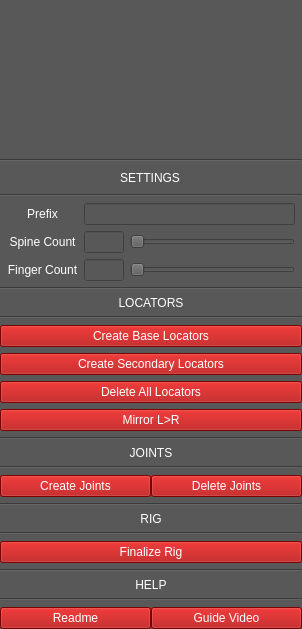
<?xml version="1.0" encoding="UTF-8"?>
<ui version="4.0">
 <class>wgAutoRigger</class>
 <widget class="QWidget" name="wgAutoRigger">
  <property name="geometry">
   <rect>
    <x>0</x>
    <y>0</y>
    <width>302</width>
    <height>629</height>
   </rect>
  </property>
  <property name="maximumSize">
   <size>
    <width>302</width>
    <height>16777215</height>
   </size>
  </property>
  <property name="windowTitle">
   <string>KY_AutoRigger</string>
  </property>
  <property name="windowIcon">
   <iconset resource="KY_AutoRigger.qrc">
    <normaloff>:/images/img/shelf_AR.jpg</normaloff>:/images/img/shelf_AR.jpg</iconset>
  </property>
  <property name="styleSheet">
   <string notr="true">background-color: rgb(88, 88, 88);
border-bottom-color: rgb(255, 255, 255);
color: rgb(255, 255, 255);</string>
  </property>
  <layout class="QVBoxLayout" name="verticalLayout_2">
   <property name="spacing">
    <number>6</number>
   </property>
   <property name="leftMargin">
    <number>0</number>
   </property>
   <property name="topMargin">
    <number>0</number>
   </property>
   <property name="rightMargin">
    <number>0</number>
   </property>
   <property name="bottomMargin">
    <number>0</number>
   </property>
   <item>
    <layout class="QVBoxLayout" name="verticalLayout">
     <item>
      <widget class="QLabel" name="lblImage">
       <property name="maximumSize">
        <size>
         <width>16777215</width>
         <height>172</height>
        </size>
       </property>
       <property name="text">
        <string/>
       </property>
       <property name="pixmap">
        <pixmap resource="KY_AutoRigger.qrc">:/images/img/KY_AR_image.jpg</pixmap>
       </property>
       <property name="scaledContents">
        <bool>false</bool>
       </property>
       <property name="alignment">
        <set>Qt::AlignCenter</set>
       </property>
      </widget>
     </item>
    </layout>
   </item>
   <item>
    <layout class="QVBoxLayout" name="verticalLayout_3">
     <item>
      <widget class="Line" name="line_5">
       <property name="orientation">
        <enum>Qt::Horizontal</enum>
       </property>
      </widget>
     </item>
     <item>
      <widget class="QLabel" name="label_4">
       <property name="maximumSize">
        <size>
         <width>300</width>
         <height>20</height>
        </size>
       </property>
       <property name="text">
        <string>SETTINGS</string>
       </property>
       <property name="alignment">
        <set>Qt::AlignCenter</set>
       </property>
      </widget>
     </item>
     <item>
      <widget class="Line" name="line_6">
       <property name="orientation">
        <enum>Qt::Horizontal</enum>
       </property>
      </widget>
     </item>
     <item>
      <layout class="QHBoxLayout" name="horizontalLayout">
       <property name="spacing">
        <number>6</number>
       </property>
       <property name="leftMargin">
        <number>7</number>
       </property>
       <property name="rightMargin">
        <number>7</number>
       </property>
       <item>
        <layout class="QVBoxLayout" name="verticalLayout_5">
         <item>
          <widget class="QLabel" name="label_5">
           <property name="text">
            <string>Prefix</string>
           </property>
           <property name="alignment">
            <set>Qt::AlignCenter</set>
           </property>
          </widget>
         </item>
         <item>
          <widget class="QLabel" name="label_6">
           <property name="text">
            <string>Spine Count</string>
           </property>
           <property name="alignment">
            <set>Qt::AlignCenter</set>
           </property>
          </widget>
         </item>
         <item>
          <widget class="QLabel" name="label_7">
           <property name="text">
            <string>Finger Count</string>
           </property>
           <property name="alignment">
            <set>Qt::AlignCenter</set>
           </property>
          </widget>
         </item>
        </layout>
       </item>
       <item>
        <layout class="QVBoxLayout" name="verticalLayout_6">
         <item>
          <widget class="QLineEdit" name="editPrefix"/>
         </item>
         <item>
          <layout class="QHBoxLayout" name="horizontalLayout_3">
           <item>
            <widget class="QLineEdit" name="editSpineCount">
             <property name="maximumSize">
              <size>
               <width>40</width>
               <height>16777215</height>
              </size>
             </property>
            </widget>
           </item>
           <item>
            <widget class="QSlider" name="horizontalSlider">
             <property name="styleSheet">
              <string notr="true"/>
             </property>
             <property name="pageStep">
              <number>9</number>
             </property>
             <property name="orientation">
              <enum>Qt::Horizontal</enum>
             </property>
            </widget>
           </item>
          </layout>
         </item>
         <item>
          <layout class="QHBoxLayout" name="horizontalLayout_4">
           <item>
            <widget class="QLineEdit" name="editFingerCount">
             <property name="maximumSize">
              <size>
               <width>40</width>
               <height>16777215</height>
              </size>
             </property>
            </widget>
           </item>
           <item>
            <widget class="QSlider" name="horizontalSlider_2">
             <property name="orientation">
              <enum>Qt::Horizontal</enum>
             </property>
            </widget>
           </item>
          </layout>
         </item>
        </layout>
       </item>
      </layout>
     </item>
    </layout>
   </item>
   <item>
    <widget class="Line" name="line">
     <property name="orientation">
      <enum>Qt::Horizontal</enum>
     </property>
    </widget>
   </item>
   <item>
    <layout class="QVBoxLayout" name="verticalLayout_4">
     <item>
      <widget class="QLabel" name="label">
       <property name="maximumSize">
        <size>
         <width>16777215</width>
         <height>20</height>
        </size>
       </property>
       <property name="text">
        <string>LOCATORS</string>
       </property>
       <property name="alignment">
        <set>Qt::AlignCenter</set>
       </property>
      </widget>
     </item>
     <item>
      <widget class="Line" name="line_7">
       <property name="orientation">
        <enum>Qt::Horizontal</enum>
       </property>
      </widget>
     </item>
     <item>
      <widget class="QPushButton" name="btnCreateBaseLocators">
       <property name="styleSheet">
        <string notr="true">background-color: rgb(170, 0, 0);</string>
       </property>
       <property name="text">
        <string>Create Base Locators</string>
       </property>
      </widget>
     </item>
     <item>
      <widget class="QPushButton" name="btnCreateSecondaryLocators">
       <property name="styleSheet">
        <string notr="true">background-color: rgb(170, 0, 0);</string>
       </property>
       <property name="text">
        <string>Create Secondary Locators</string>
       </property>
      </widget>
     </item>
     <item>
      <widget class="QPushButton" name="btnDeleteAllLocators">
       <property name="styleSheet">
        <string notr="true">background-color: rgb(170, 0, 0);</string>
       </property>
       <property name="text">
        <string>Delete All Locators</string>
       </property>
      </widget>
     </item>
     <item>
      <widget class="QPushButton" name="btnMirrorLtoR">
       <property name="styleSheet">
        <string notr="true">background-color: rgb(170, 0, 0);</string>
       </property>
       <property name="text">
        <string>Mirror L&gt;R</string>
       </property>
      </widget>
     </item>
     <item>
      <widget class="Line" name="line_2">
       <property name="orientation">
        <enum>Qt::Horizontal</enum>
       </property>
      </widget>
     </item>
     <item>
      <widget class="QLabel" name="label_2">
       <property name="maximumSize">
        <size>
         <width>16777215</width>
         <height>20</height>
        </size>
       </property>
       <property name="text">
        <string>JOINTS</string>
       </property>
       <property name="alignment">
        <set>Qt::AlignCenter</set>
       </property>
      </widget>
     </item>
     <item>
      <widget class="Line" name="line_8">
       <property name="orientation">
        <enum>Qt::Horizontal</enum>
       </property>
      </widget>
     </item>
     <item>
      <layout class="QHBoxLayout" name="horizontalLayout_5">
       <property name="spacing">
        <number>0</number>
       </property>
       <item>
        <widget class="QPushButton" name="btnCreateJoints">
         <property name="styleSheet">
          <string notr="true">background-color: rgb(170, 0, 0);</string>
         </property>
         <property name="text">
          <string>Create Joints</string>
         </property>
        </widget>
       </item>
       <item>
        <widget class="QPushButton" name="btnDeleteJoints">
         <property name="styleSheet">
          <string notr="true">background-color: rgb(170, 0, 0);</string>
         </property>
         <property name="text">
          <string>Delete Joints</string>
         </property>
        </widget>
       </item>
      </layout>
     </item>
     <item>
      <widget class="Line" name="line_3">
       <property name="orientation">
        <enum>Qt::Horizontal</enum>
       </property>
      </widget>
     </item>
     <item>
      <widget class="QLabel" name="label_8">
       <property name="maximumSize">
        <size>
         <width>16777215</width>
         <height>20</height>
        </size>
       </property>
       <property name="text">
        <string>RIG</string>
       </property>
       <property name="alignment">
        <set>Qt::AlignCenter</set>
       </property>
      </widget>
     </item>
     <item>
      <widget class="Line" name="line_9">
       <property name="orientation">
        <enum>Qt::Horizontal</enum>
       </property>
      </widget>
     </item>
     <item>
      <widget class="QPushButton" name="btnFinalizeRig">
       <property name="styleSheet">
        <string notr="true">background-color: rgb(170, 0, 0);</string>
       </property>
       <property name="text">
        <string>Finalize Rig</string>
       </property>
      </widget>
     </item>
     <item>
      <widget class="Line" name="line_4">
       <property name="orientation">
        <enum>Qt::Horizontal</enum>
       </property>
      </widget>
     </item>
     <item>
      <widget class="QLabel" name="label_9">
       <property name="maximumSize">
        <size>
         <width>16777215</width>
         <height>20</height>
        </size>
       </property>
       <property name="text">
        <string>HELP</string>
       </property>
       <property name="alignment">
        <set>Qt::AlignCenter</set>
       </property>
      </widget>
     </item>
     <item>
      <widget class="Line" name="line_10">
       <property name="orientation">
        <enum>Qt::Horizontal</enum>
       </property>
      </widget>
     </item>
     <item>
      <layout class="QHBoxLayout" name="horizontalLayout_6">
       <property name="spacing">
        <number>0</number>
       </property>
       <item>
        <widget class="QPushButton" name="btnReadme">
         <property name="styleSheet">
          <string notr="true">background-color: rgb(170, 0, 0);</string>
         </property>
         <property name="text">
          <string>Readme</string>
         </property>
        </widget>
       </item>
       <item>
        <widget class="QPushButton" name="btnGuideVideo">
         <property name="styleSheet">
          <string notr="true">background-color: rgb(170, 0, 0);</string>
         </property>
         <property name="text">
          <string>Guide Video</string>
         </property>
        </widget>
       </item>
      </layout>
     </item>
    </layout>
   </item>
  </layout>
 </widget>
 <resources>
  <include location="KY_AutoRigger.qrc"/>
 </resources>
 <connections/>
</ui>
